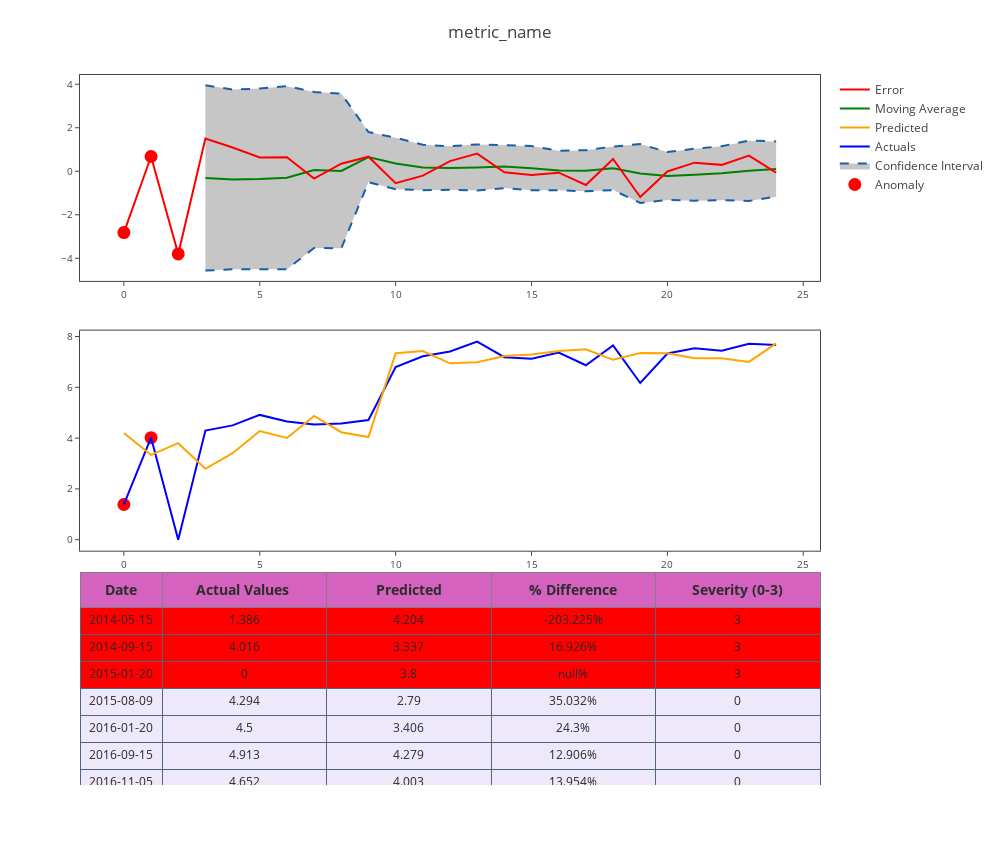

Notebook cell for this chart:
### Code cell
classify_df=detect_classify_anomalies(consumption_train[consumption_train['counter_number']=='612807'].reset_index(),7)

classify_df.reset_index(inplace=True)

plot_anomaly(classify_df.iloc[3:].reset_index(drop=True),"metric_name")

### Figure 1 — Plotly figure (JSON) as saved in the notebook; plotly's stock layout.template omitted (floating-point values rounded to 4 significant figures)
{"data": [{"cells": {"align": ["center", "center", "center", "center", "center"], "fill": {"color": [["red", "red", "red", "'rgba(228, 222, 249, 0.65)'", "'rgba(228, 222, 249, 0.65)'", "'rgba(228, 222, 249, 0.65)'", "'rgba(228, 222, 249, 0.65)'", "'rgba(228, 222, 249, 0.65)'", "'rgba(228, 222, 249, 0.65)'", "'rgba(228, 222, 249, 0.65)'", "yellow", "'rgba(228, 222, 249, 0.65)'", "'rgba(228, 222, 249, 0.65)'", "'rgba(228, 222, 249, 0.65)'", "'rgba(228, 222, 249, 0.65)'", "'rgba(228, 222, 249, 0.65)'", "'rgba(228, 222, 249, 0.65)'", "'rgba(228, 222, 249, 0.65)'", "'rgba(228, 222, 249, 0.65)'", "yellow", "'rgba(228, 222, 249, 0.65)'", "'rgba(228, 222, 249, 0.65)'", "'rgba(228, 222, 249, 0.65)'", "'rgba(228, 222, 249, 0.65)'", "'rgba(228, 222, 249, 0.65)'"]]}, "font": {"color": ["rgb(40, 40, 40)", "rgb(40, 40, 40)", "rgb(40, 40, 40)", "rgb(40, 40, 40)", "rgb(40, 40, 40)"], "size": 12}, "height": 27, "line": {"color": "#506784"}, "suffix": [null, "", "", "%", ""], "values": [["2014-05-15", "2014-09-15", "2015-01-20", "2015-08-09", "2016-01-20", "2016-09-15", "2016-11-05", "2017-01-16", "2017-11-09", "2018-01-17", "2016-05-10", "2016-11-07", "2017-02-02", "2017-02-03", "2017-02-06", "2017-02-08", "2017-03-05", "2017-03-10", "2017-04-04", "2017-04-07", "2017-05-09", "2018-04-01", "2018-08-29", "2019-06-09", "2019-07-01"], [1.386, 4.016, 0, 4.294, 4.5, 4.913, 4.652, 4.538, 4.577, 4.71, 6.796, 7.222, 7.413, 7.799, 7.187, 7.128, 7.365, 6.868, 7.649, 6.17, 7.33, 7.536, 7.44, 7.718, 7.664], [4.204, 3.337, 3.8, 2.79, 3.406, 4.279, 4.003, 4.87, 4.231, 4.04, 7.342, 7.425, 6.944, 6.989, 7.23, 7.295, 7.43, 7.497, 7.082, 7.354, 7.338, 7.141, 7.146, 7, 7.73], [-203.2, 16.93, null, 35.03, 24.3, 12.91, 13.95, -7.327, 7.556, 14.21, -8.045, -2.814, 6.318, 10.38, -0.605, -2.345, -0.876, -9.159, 7.412, -19.2, -0.101, 5.25, 3.953, 9.306, -0.857], [3, 3, 3, 0, 0, 0, 0, 0, 0, 0, 1, 0, 0, 0, 0, 0, 0, 0, 0, 1, 0, 0, 0, 0, 0]]}, "columnwidth": [1, 2], "domain": {"x": [0, 1], "y": [0, 0.3]}, "header": {"fill": {"color": "#d562be"}, "font": {"color": ["rgb(45, 45, 45)", "rgb(45, 45, 45)", "rgb(45, 45, 45)", "rgb(45, 45, 45)", "rgb(45, 45, 45)"], "size": 14}, "height": 20, "values": [["<b>Date</b>"], ["<b>Actual Values </b>"], ["<b>Predicted</b>"], ["<b>% Difference</b>"], ["<b>Severity (0-3)</b>"]]}, "type": "table"}, {"marker": {"color": "red", "line": {"color": "red", "width": 2}, "size": 11}, "mode": "markers", "name": "Anomaly", "type": "scatter", "x": [0, 1, 2, 3, 4, 5, 6, 7, 8, 9, 10, 11, 12, 13, 14, 15, 16, 17, 18, 19, 20, 21, 22, 23, 24], "xaxis": "x1", "y": [-2.817, 0.6798, -3.8, null, null, null, null, null, null, null, null, null, null, null, null, null, null, null, null, null, null, null, null, null, null], "yaxis": "y1"}, {"marker": {"color": "red", "line": {"color": "red", "width": 2}, "size": 11}, "mode": "markers", "name": "anomaly actual", "showlegend": false, "type": "scatter", "x": [0, 1, 2, 3, 4, 5, 6, 7, 8, 9, 10, 11, 12, 13, 14, 15, 16, 17, 18, 19, 20, 21, 22, 23, 24], "xaxis": "x2", "y": [1.386, 4.016, null, null, null, null, null, null, null, null, null, null, null, null, null, null, null, null, null, null, null, null, null, null, null], "yaxis": "y2"}, {"fill": "tonexty", "fillcolor": "rgba(68, 68, 68, 0.3)", "hoverinfo": "skip", "line": {"color": "rgb(23, 96, 167)", "dash": "dash", "width": 2}, "marker": {"color": "#444"}, "showlegend": false, "type": "scatter", "x": [0, 1, 2, 3, 4, 5, 6, 7, 8, 9, 10, 11, 12, 13, 14, 15, 16, 17, 18, 19, 20, 21, 22, 23, 24], "xaxis": "x1", "y": [null, null, null, 3.95, 3.756, 3.801, 3.91, 3.645, 3.568, 1.802, 1.54, 1.216, 1.15, 1.232, 1.202, 1.159, 0.9453, 0.9701, 1.134, 1.249, 0.883, 1.038, 1.151, 1.407, 1.371], "yaxis": "y1"}, {"fill": "tonexty", "fillcolor": "rgba(68, 68, 68, 0.3)", "line": {"color": "rgb(23, 96, 167)", "dash": "dash", "width": 2}, "marker": {"color": "#444"}, "name": "Confidence Interval", "type": "scatter", "x": [0, 1, 2, 3, 4, 5, 6, 7, 8, 9, 10, 11, 12, 13, 14, 15, 16, 17, 18, 19, 20, 21, 22, 23, 24], "xaxis": "x1", "y": [null, null, null, -4.564, -4.506, -4.507, -4.498, -3.522, -3.541, -0.4984, -0.8226, -0.8689, -0.8504, -0.8865, -0.7734, -0.8768, -0.873, -0.9214, -0.8654, -1.452, -1.32, -1.35, -1.331, -1.363, -1.166], "yaxis": "y1"}, {"marker": {"color": "blue", "line": {"width": 1}, "size": 12}, "mode": "line", "name": "Actuals", "type": "scatter", "x": [0, 1, 2, 3, 4, 5, 6, 7, 8, 9, 10, 11, 12, 13, 14, 15, 16, 17, 18, 19, 20, 21, 22, 23, 24], "xaxis": "x2", "y": [1.386, 4.016, 0, 4.294, 4.5, 4.913, 4.652, 4.538, 4.577, 4.71, 6.796, 7.222, 7.413, 7.799, 7.187, 7.128, 7.365, 6.868, 7.649, 6.17, 7.33, 7.536, 7.44, 7.718, 7.664], "yaxis": "y2"}, {"marker": {"color": "orange", "line": {"width": 1}, "size": 12}, "mode": "line", "name": "Predicted", "type": "scatter", "x": [0, 1, 2, 3, 4, 5, 6, 7, 8, 9, 10, 11, 12, 13, 14, 15, 16, 17, 18, 19, 20, 21, 22, 23, 24], "xaxis": "x2", "y": [4.204, 3.337, 3.8, 2.79, 3.406, 4.279, 4.003, 4.87, 4.231, 4.04, 7.342, 7.425, 6.944, 6.989, 7.23, 7.295, 7.43, 7.497, 7.082, 7.354, 7.338, 7.141, 7.146, 7.0, 7.73], "yaxis": "y2"}, {"marker": {"color": "green", "line": {"width": 1}, "size": 12}, "mode": "line", "name": "Moving Average", "text": "Moving average", "type": "scatter", "x": [0, 1, 2, 3, 4, 5, 6, 7, 8, 9, 10, 11, 12, 13, 14, 15, 16, 17, 18, 19, 20, 21, 22, 23, 24], "xaxis": "x1", "y": [null, null, null, -0.3069, -0.3746, -0.353, -0.2938, 0.06122, 0.01351, 0.6519, 0.3589, 0.1737, 0.15, 0.173, 0.2142, 0.141, 0.03613, 0.02436, 0.1344, -0.1017, -0.2184, -0.1557, -0.0898, 0.02201, 0.1025], "yaxis": "y1"}, {"marker": {"color": "red", "line": {"width": 1}, "size": 12}, "mode": "line", "name": "Error", "text": "Error", "type": "scatter", "x": [0, 1, 2, 3, 4, 5, 6, 7, 8, 9, 10, 11, 12, 13, 14, 15, 16, 17, 18, 19, 20, 21, 22, 23, 24], "xaxis": "x1", "y": [-2.817, 0.6798, -3.8, 1.504, 1.093, 0.634, 0.6491, -0.3325, 0.3459, 0.6693, -0.5467, -0.2032, 0.4683, 0.8096, -0.04347, -0.1672, -0.06452, -0.629, 0.5669, -1.184, -0.007405, 0.3956, 0.2941, 0.7182, -0.06564], "yaxis": "y1"}], "layout": {"autosize": false, "height": 865, "margin": {"t": 75}, "showlegend": true, "title": "metric_name", "width": 1000, "xaxis1": {"anchor": "y1", "domain": [0, 1], "gridcolor": "#ffffff", "mirror": true, "showgrid": true, "showline": true, "showticklabels": true, "tickfont": {"size": 10}, "ticklen": 4, "zeroline": false}, "xaxis2": {"anchor": "y2", "domain": [0, 1], "gridcolor": "#ffffff", "mirror": true, "showgrid": true, "showline": true, "showticklabels": true, "tickfont": {"size": 10}, "ticklen": 4, "zeroline": false}, "yaxis1": {"anchor": "x1", "domain": [0.71, 1], "gridcolor": "#ffffff", "hoverformat": ".2f", "mirror": true, "showgrid": true, "showline": true, "tickfont": {"size": 10}, "ticklen": 4, "zeroline": false}, "yaxis2": {"anchor": "x2", "domain": [0.33, 0.64], "gridcolor": "#ffffff", "hoverformat": ".2f", "mirror": true, "showgrid": true, "showline": true, "tickfont": {"size": 10}, "ticklen": 4, "zeroline": false}}}
